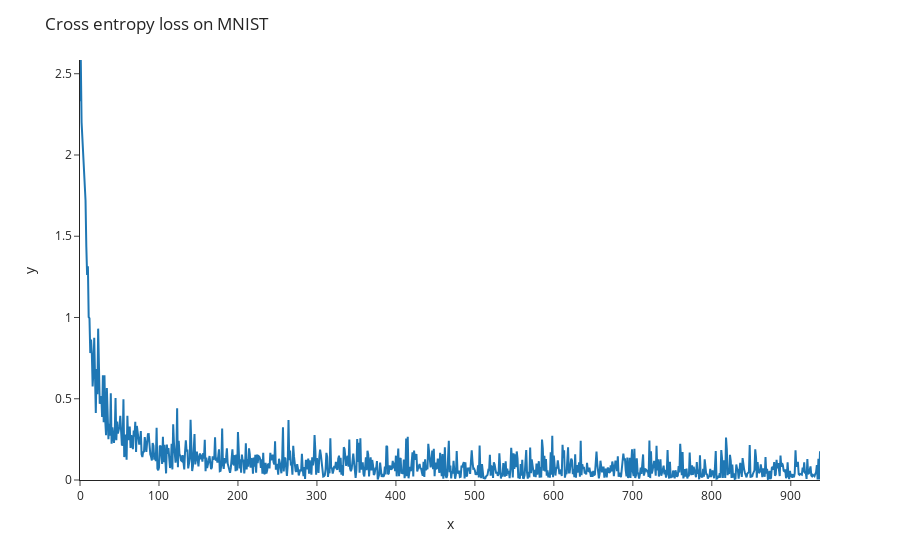
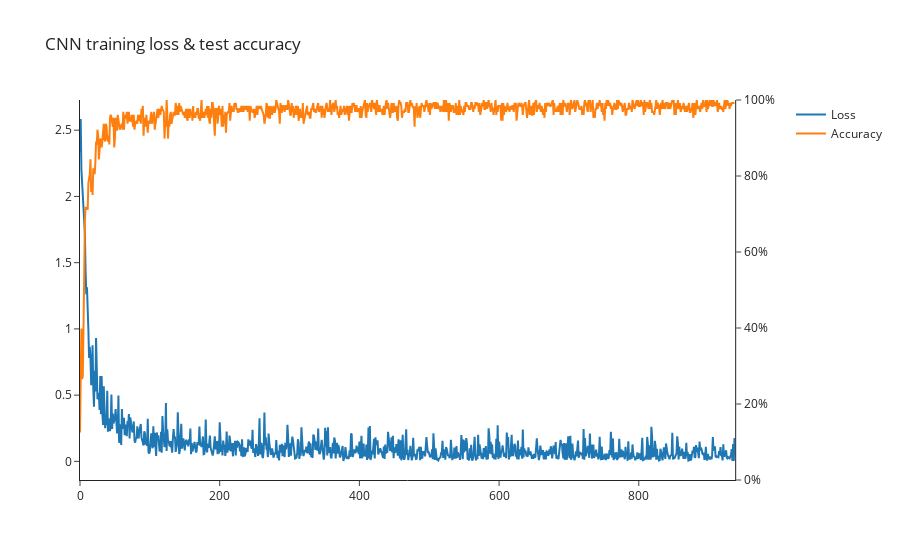

The notebook cell these images were saved under, in order:
### Code cell
def train_convnet(trainloader: DataLoader, testloader: DataLoader, epochs: int, loss_fn: Callable) -> list:
    '''
    Defines a ConvNet using our previous code, and trains it on the data in trainloader.

    Returns tuple of (loss_list, accuracy_list), where accuracy_list contains the fraction of accurate classifications on the test set, at the end of each epoch.
    '''
    model = ConvNet().to(device).train()
    optimizer = t.optim.Adam(model.parameters())
    loss_list = []
    accuracy_list = []

    for epoch in tqdm_notebook(range(epochs)):

        
        for (x, y) in tqdm_notebook(trainloader, leave=False):

            x = x.to(device)
            y = y.to(device)

            optimizer.zero_grad()
            y_hat = model(x)
            loss = loss_fn(y_hat, y)
            loss.backward()
            optimizer.step()

            loss_list.append(loss.item())

            # get accuracy
            totalCorrect = 0.0
            count = 128
            X_batch, y_batch = next(iter(testloader))
            y_hat = t.argmax(model(X_batch),1)
            totalCorrect = (y_hat == y_batch).float().sum()
            accuracy = totalCorrect / count

            print("totalCorrect =  " + str(totalCorrect) + ", count = " + str(count) )
            print(f"Epoch {epoch}/{epochs}, accuracy is {accuracy:.6f}")
            accuracy_list.append(accuracy)

        print(f"Epoch {epoch}/{epochs}, train loss is {loss:.6f}")




    print(f"Saving model to: {MODEL_FILENAME}")
    t.save(model, MODEL_FILENAME)
    return (loss_list, accuracy_list)
    



epochs = 1
loss_fn = nn.CrossEntropyLoss()
batch_size = 128

MODEL_FILENAME = "./w1d2_convnet_mnist.pt"
device = "cuda" if t.cuda.is_available() else "cpu"

loss_list, accuracy_list = train_convnet(trainloader, testloader, epochs, loss_fn)



fig = px.line(y=loss_list, template="simple_white")
fig.update_layout(title="Cross entropy loss on MNIST", yaxis_range=[0, max(loss_list)])
fig.show()


utils.plot_loss_and_accuracy(loss_list, accuracy_list)

### Figure 1 — Plotly figure (JSON) as saved in the notebook; plotly's stock layout.template omitted (floating-point values rounded to 4 significant figures; data arrays with more than 128 entries replaced by an {"elided": "..."} marker saying what was removed)
{"data": [{"hovertemplate": "x=%{x}<br>y=%{y}<extra></extra>", "legendgroup": "", "line": {"color": "#1F77B4", "dash": "solid"}, "marker": {"symbol": "circle"}, "mode": "lines", "name": "", "orientation": "v", "showlegend": false, "type": "scatter", "x": {"elided": "938 int values"}, "xaxis": "x", "y": {"elided": "938 float values"}, "yaxis": "y"}], "layout": {"legend": {"tracegroupgap": 0}, "margin": {"t": 60}, "title": {"text": "Cross entropy loss on MNIST"}, "xaxis": {"anchor": "y", "domain": [0, 1], "title": {"text": "x"}}, "yaxis": {"anchor": "x", "domain": [0, 1], "range": [0, 2.585], "title": {"text": "y"}}}}

### Figure 2 — Plotly figure (JSON) as saved in the notebook; plotly's stock layout.template omitted (floating-point values rounded to 4 significant figures; data arrays with more than 128 entries replaced by an {"elided": "..."} marker saying what was removed)
{"data": [{"name": "Loss", "type": "scatter", "xaxis": "x", "y": {"elided": "938 float values"}, "yaxis": "y"}, {"name": "Accuracy", "type": "scatter", "x": {"elided": "938 int values"}, "xaxis": "x", "y": {"elided": "938 float values"}, "yaxis": "y2"}], "layout": {"hovermode": "x unified", "title": {"text": "CNN training loss & test accuracy"}, "xaxis": {"anchor": "y", "domain": [0, 0.94], "range": [0, 938]}, "yaxis": {"anchor": "x", "domain": [0, 1]}, "yaxis2": {"anchor": "x", "overlaying": "y", "range": [0, 1], "side": "right", "tickformat": ".0%"}}}
